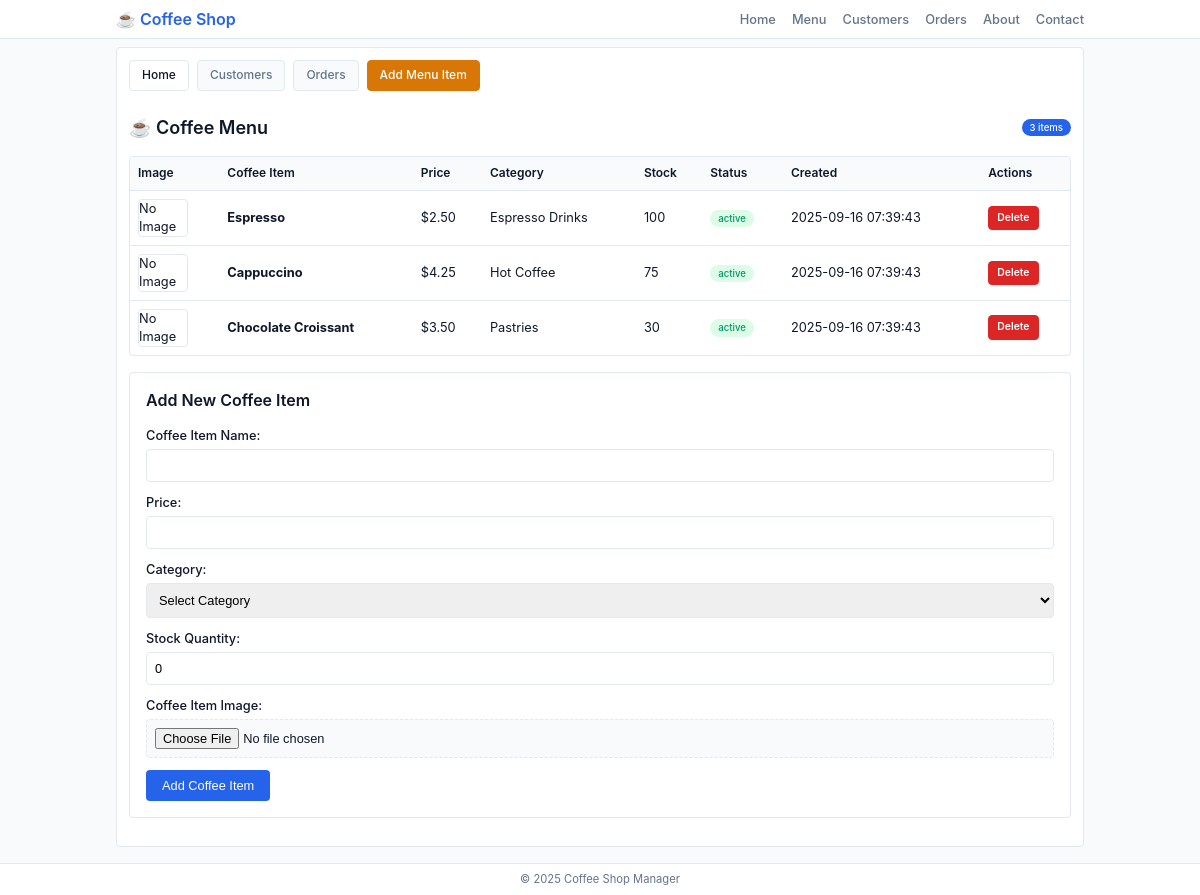
/products.php, run on the app's committed database.
### tables this page shows
CREATE TABLE IF NOT EXISTS products (
    id INT AUTO_INCREMENT PRIMARY KEY,
    name VARCHAR(100) NOT NULL,
    description TEXT,
    price DECIMAL(10,2) NOT NULL,
    category VARCHAR(50),
    subcategory VARCHAR(50),
    image VARCHAR(255),
    stock_quantity INT DEFAULT 0,
    status ENUM('active', 'inactive') DEFAULT 'active',
    created_at TIMESTAMP DEFAULT CURRENT_TIMESTAMP,
    updated_at TIMESTAMP DEFAULT CURRENT_TIMESTAMP ON UPDATE CURRENT_TIMESTAMP
);

### db_model.php (the view, shortened to what this page needs)
<?php
$connection = mysqli_connect(DB_SERVER, DB_USER, DB_PASS, DB_NAME);
function display_all($sql, $table_type, $url = null)
{
    global $connection;
    $result = mysqli_query($connection, $sql);
    $rowCount = mysqli_num_rows($result);
    if ($rowCount > 0) {
        while ($row = mysqli_fetch_assoc($result)) {
            echo "<tr>";
            if ($table_type == 'products') {
                echo "<td>";
                if (file_exists("uploads/products/" . $row['id'] . ".jpg")) {
                    echo '<img src="uploads/products/' . $row['id'] . '.jpg" alt="Coffee Item" class="image-preview">';
                } else {
                    echo '<div class="image-preview no-image">No Image</div>';
                }
                echo "</td>";
                echo "<td><strong>" . htmlspecialchars($row['name']) . "</strong></td>";
                echo "<td>$" . htmlspecialchars($row['price']) . "</td>";
                echo "<td>" . htmlspecialchars($row['category']) . "</td>";
                echo "<td>" . htmlspecialchars($row['stock_quantity']) . "</td>";
                echo '<td><span class="badge badge-success">active</span></td>';
                echo "<td>" . date('Y-m-d H:i:s', strtotime($row['created_at'] ?? 'now')) . "</td>";
                if ($url) {
                    echo '<td><a href="' . $url . '?deleteid=' . $row['id'] . '" class="btn-delete" onclick="return confirm(\'Are you sure you want to delete this item?\');">Delete</a></td>';
                }
            }
            echo "</tr>";
        }
    } else {
        return false;
    }
    return true;
}

### style.css (style rules this page uses)
:root { --primary: #2563eb; --secondary: #64748b; --surface: #ffffff; --background: #f8fafc; --text-primary: #0f172a; --text-secondary: #64748b; --border: #e2e8f0; --success: #059669; --warning: #d97706; --error: #dc2626; --shadow: 0 1px 2px 0 rgb(0 0 0 / 0.05); --radius: 4px; }
* { margin: 0; padding: 0; box-sizing: border-box; }
body { font-family: -apple-system, BlinkMacSystemFont, 'Segoe UI', Roboto, sans-serif; line-height: 1.4; color: var(--text-primary); background-color: var(--background); font-size: 13px; }
table td { padding: 0.5rem; border-bottom: 1px solid var(--border); vertical-align: middle; font-size: 0.8rem; }
table tr:last-child td { border-bottom: none; }
.image-preview { max-width: 50px; max-height: 50px; object-fit: cover; border-radius: var(--radius); border: 1px solid var(--border); }
.badge { display: inline-flex; align-items: center; padding: 0.125rem 0.5rem; font-size: 0.6rem; font-weight: 500; border-radius: 9999px; }
.badge-success { background: rgb(220 252 231); color: var(--success); }
table .btn-delete, a.btn-delete { display: inline-block !important; background: var(--error) !important; color: white !important; text-decoration: none !important; font-size: 0.65rem; font-weight: 600; padding: 0.25rem 0.5rem; border-radius: var(--radius); border: 1px solid var(--error); transition: all 0.2s; text-align: center; min-width: 45px; box-shadow: var(--shadow); }

### data on the page
products: shows "No Image", name "Espresso", price "2.50", category "Espresso Drinks", stock_quantity "100", created_at "2025-09-16 07:39:43"
products: shows "No Image", name "Cappuccino", price "4.25", category "Hot Coffee", stock_quantity "75", created_at "2025-09-16 07:39:43"
products: shows "No Image", name "Chocolate Croissant", price "3.50", category "Pastries", stock_quantity "30", created_at "2025-09-16 07:39:43"

### other printed values
$count['total'] "3"
